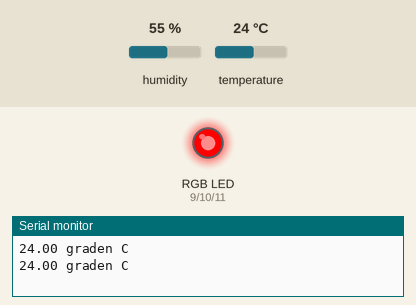
Recording of a sketch running on a simulated Arduino Uno, built with avr-gcc and run on an emulated ATmega328P. Shown: an RGB LED mixed from three pins (HIGH = lit), the last lines printed to the serial monitor. The test bench sets the inputs (shaded band); at power-on: temperature 24 °C, humidity 55 %.

Above: at 2.8 s.
2.9 s: temperature set to 21 °C
At 4.5 s:
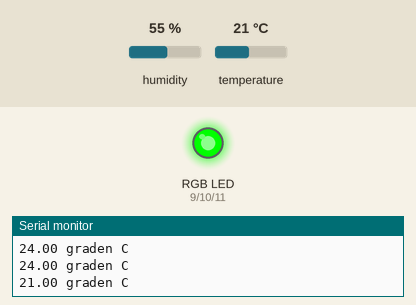
5.6 s: temperature set to 16 °C
8.3 s: temperature set to 13 °C
At 10.5 s:
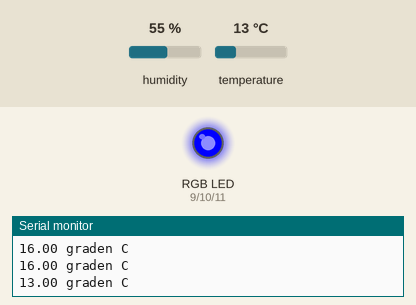
11.6 s: temperature set to 19 °C
At 12.8 s:
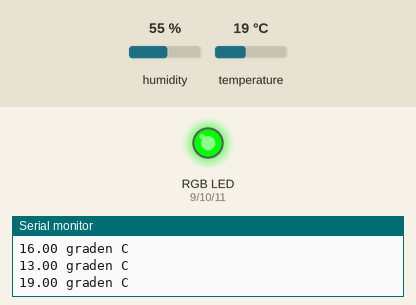
14.3 s: temperature set to 12 °C
At 17.7 s:
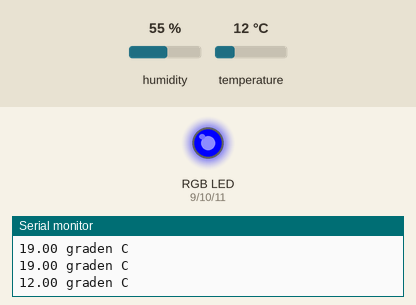
Timing chart, 0 to 18.7 s (numbered marks = the images above; inputs shaded):
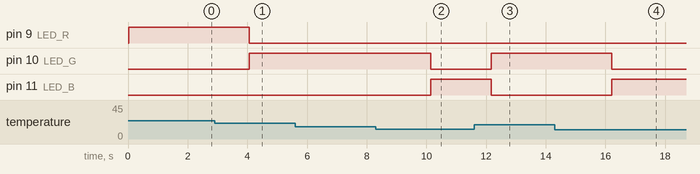

The sketch:

mikamonsma-503-rgb-led-temp-vocht.ino
```cpp
#include <DHT.h>
#include <DHT_U.h>

  // Define the pins for the LED and the button
  #define LED_R 9
  #define LED_G 10
  #define LED_B 11
  #define LMPIN A2

  // Define the type of sensor and the pin for the sensor
  #define DHTTYPE DHT11
  #define DHTPIN 4

  // Define the object for the sensor
  DHT dht = DHT(DHTPIN, DHTTYPE);

void setup() {
  // Initialize the sensor
  dht.begin();

  // Initialize the serial communication
  Serial.begin(9600);

  // Set the pins for the LED as outputs
  pinMode(LED_R, OUTPUT) ;
  pinMode(LED_G, OUTPUT) ;
  pinMode(LED_B, OUTPUT) ;

}

void loop() {
  // Read the temperature from the sensor
  // Use float to store the temperature making sure it's a decimal
  float temperatuurtje = dht.readTemperature();

  // If the temperature is not a number, print an error message
  if(isnan(temperatuurtje)) {
    Serial.println("Failed bozo");
    return;
  }

  // Print the temperature
  Serial.println(String(temperatuurtje) + " graden C");

  // If the temperature is less than 15, turn on the red LED
  if (temperatuurtje < 15) {
    analogWrite(LED_R, 0);
    analogWrite(LED_G, 0);
    analogWrite(LED_B, 255);
    }
  // If the temperature is between 15 and 23, turn on the green LED
  else if (temperatuurtje >= 15 && temperatuurtje < 23) {
    analogWrite(LED_R, 0);
    analogWrite(LED_G, 255);
    analogWrite(LED_B, 0);
  }
  // If the temperature is greater than 23, turn on the blue LED
  else {
    analogWrite(LED_R, 255);
    analogWrite(LED_G, 0);
    analogWrite(LED_B, 0);
  }

  // Wait 2 seconds before reading the temperature again
  delay(2000);
}
```

Measured:
- the behaviour switches between 23 and 22 °C on temperature (found by bisection; images 0 and 1)
- the behaviour switches between 15 and 14 °C on temperature (found by bisection; images 1 and 2)
- after the input at 2.9 s, pin 9 (LED_R): HIGH → LOW after 1.2 s; pin 10 (LED_G): LOW → HIGH after 1.2 s
- after the input at 8.3 s, pin 10 (LED_G): HIGH → LOW after 1.8 s; pin 11 (LED_B): LOW → HIGH after 1.8 s
- after the input at 11.6 s, pin 10 (LED_G): LOW → HIGH after 0.57 s; pin 11 (LED_B): HIGH → LOW after 0.57 s
- after the input at 14.3 s, pin 10 (LED_G): HIGH → LOW after 1.9 s; pin 11 (LED_B): LOW → HIGH after 1.9 s
